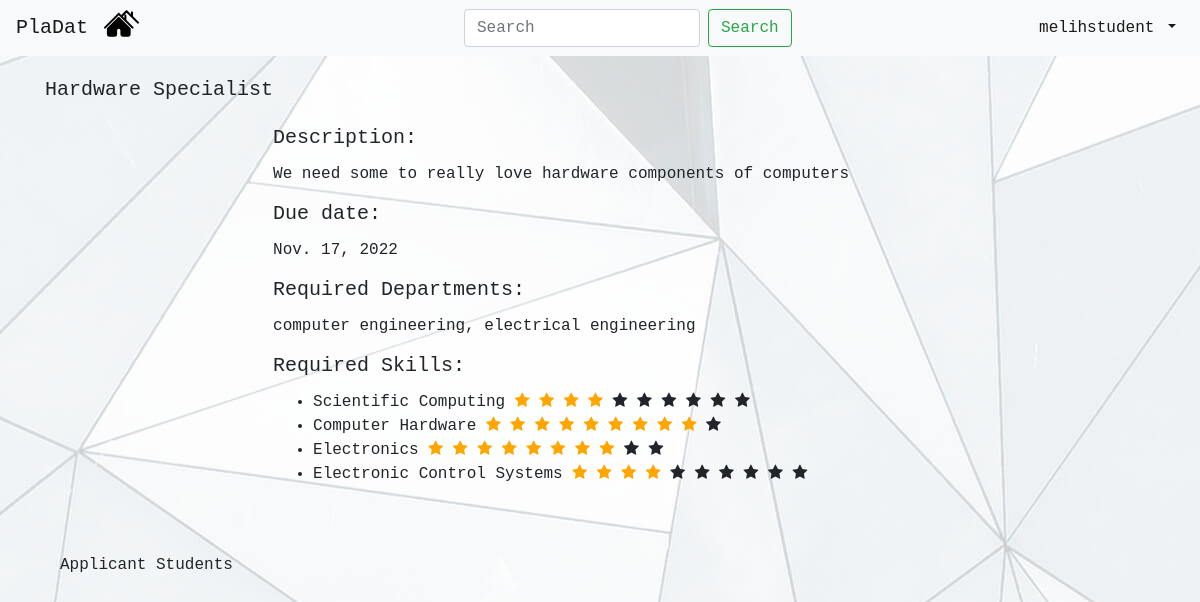
Screenshot of /see-details/29/ (signed in) with the database file from the repository.
### mainapp/models.py (models this page shows, shortened)
class Job(models.Model):
    employer = models.ForeignKey(Employer, on_delete=models.CASCADE,default=None) #employer_id
    job_title = models.CharField(max_length=100,default=None)
    job_description = models.CharField(max_length=100,default=None) #description
    publish_time = models.DateTimeField(auto_now_add=True, blank=True)
    due_date = models.DateField(default=None,null=True)
    req_departments = models.CharField(max_length=100,default=None,null=True)

class Skill(models.Model):
    skill = models.CharField(max_length=100,default=None)

### mainapp/views.py (the view)
# urls.py: path('see-details/<int:jobid>/', views.see_details, name='see_details'),
@login_required
def see_details(request, jobid):
    current_user = request.user
    job = Job.objects.get(id=jobid) # job to display it's details
    jobs_skill_total = get_skill_rate_zipped_job(job) # Zipping skill-rate and sent them to template
    jobs_owner = Employer.objects.get(id = job.employer_id)
    is_jobs_owner =  (current_user.id == jobs_owner.user_id)
    matched_students = []
    if JobSkill.objects.filter(job_id=job.id).count() > 1:
        for item in match_students(job):
            matched_students.append(Student.objects.get(id=item[0]))
    applications = Application.objects.filter(job_id = jobid)
    who_applied = []
    for item in applications:
        if item.is_accepted==0: # 0 is waiting, 1 is declined, 2 is accepted
            who_applied.append(Student.objects.get(id = item.student_id))
    students_skill_total_all = []
    for item in who_applied:
        students_skill_total = get_skill_rate_zipped_student(item)
        students_skill_total_all.append(students_skill_total)
    students_skill_total_all_zipped = zip(who_applied,students_skill_total_all)
    return render(request, "see-details.html",{"job": job, "jobs_skill_total": jobs_skill_total,
                                               "is_jobs_owner": is_jobs_owner,
                                                "students_skill_total_all_zipped": students_skill_total_all_zipped,
                                                "matched_students": matched_students})

### mainapp/utils.py (called while the page is built)
def get_skill_rate_zipped_job(job):
    jobs_skill = JobSkill.objects.filter(job_id=job.id)
    jobs_skill_list = []
    jobs_rate_list = []
    for item in jobs_skill:
        jobs_skill_list.append(Skill.objects.get(id=item.skill_id).skill)
        jobs_rate_list.append(item.rate)
    jobs_skill_total = zip(jobs_skill_list, jobs_rate_list)
    return jobs_skill_total

### mainapp/templates/see-details.html (shortened to what this page needs)
{% extends 'navbar.html' %}
{% block content %}
<!doctype html>
<html lang="en">
  <head>
    {% load static %}
    <link rel="stylesheet" href="https://maxcdn.bootstrapcdn.com/bootstrap/4.0.0/css/bootstrap.min.css">
      <link rel="stylesheet" href="https://cdnjs.cloudflare.com/ajax/libs/font-awesome/4.7.0/css/font-awesome.min.css">
  </head>
  <body>
    <br><br>
    <div class="container-fluid">
    <div class="row">
                <h5>{{job.job_title}}</h5>
                <div>
                    <br><br>
                    <h5 class="card-title">Description:</h5>
                    <p class="card-text">{{job.job_description}}</p>
                    <h5 class="card-title">Due date:</h5> <p class="card-text"> {{job.due_date}}</p>
                    <h5 class="card-title">Required Departments:</h5>
                    <p class="card-text"> {{job.req_departments}}</p>
                    <h5 class="card-title">Required Skills:</h5>
                    <ul >
                        {% for skill,rate in jobs_skill_total %}
                        <li> {{skill}}
                          {% for i in '0123456789'|make_list %}
                          {% if forloop.counter <= rate %}
                          <span class="fa fa-star checked" style="color: orange"></span>
                          {% else %}
                          <span class="fa fa-star"></span>
                          {% endif %}
                          {% endfor %}
                        </li>
                      {% endfor %}
                </ul>
                </div>
            </div>
        </div>
    <div class="container-fluid">
    <br><h6>Applicant Students</h6><br>
    </div>
    </div>
  </body>
</html>
{% endblock %}

### mainapp/templates/navbar.html (shortened to what this page needs)
<!doctype html>
<html lang="en">
  <head>
    {% load static %}
    <link rel="stylesheet" href="https://maxcdn.bootstrapcdn.com/bootstrap/4.0.0/css/bootstrap.min.css">
  </head>
  <body>
    <nav class="navbar navbar-expand-sm navbar-light bg-light fixed-top ">
        <a href="#" class="navbar-brand">PlaDat</a>
        <div class="navbar-collapse collapse w-100 order-1 order-md-0 dual-collapse2">
            <ul class="navbar-nav mr-auto">
                <li class="nav-item">
                    <a href="{% url 'index' %}"> <img style="width:35px; margin-top: -10px; margin-left: -1%;" src="{% static "two-houses.svg" %}"> </a>
                </li>
            </ul>
        </div>
        <div class="navbar-collapse collapse w-100 order-1 order-md-0 dual-collapse2">
          <form class="form-inline my-2 my-lg-0 ">
            <input class="form-control mr-sm-2 " type="search" placeholder="Search" aria-label="Search">
            <button class="btn btn-outline-success my-2 my-sm-0 " href="#" type="submit">Search</button>
          </form>
        </div>
        <div class="navbar-collapse collapse w-100 order-3 dual-collapse2">
            <ul class="navbar-nav ml-auto">
                <li class="nav-item dropdown">
                    <a class="nav-link dropdown-toggle active" href="#" id="navbarDropdown" role="button" data-toggle="dropdown" aria-haspopup="true" aria-expanded="false">
                      {{ user.username }}
                      </a>
                </li>
            </ul>
          </div>
    </nav>
    <div class="container">
      {% block content %}
      {% endblock %}
    </body>
</html>

### mainapp/templates/navbar.html (style rules this page uses)
* { font-family: "Lucida Console", "Courier New", monospace; }
.navbar { max-height: 65px; }

### rows the page displays
Job: job_title "Hardware Specialist", job_description "We need some to really love hardware components of computers", due_date "Nov. 17, 2022", req_departments "computer engineering, electrical engineering"
Skill: jobs_skill_total "Scientific Computing"
Skill: jobs_skill_total "Computer Hardware"
Skill: jobs_skill_total "Electronics"
Skill: jobs_skill_total "Electronic Control Systems"

### other values shown
{{ user.username }} "melihstudent"
